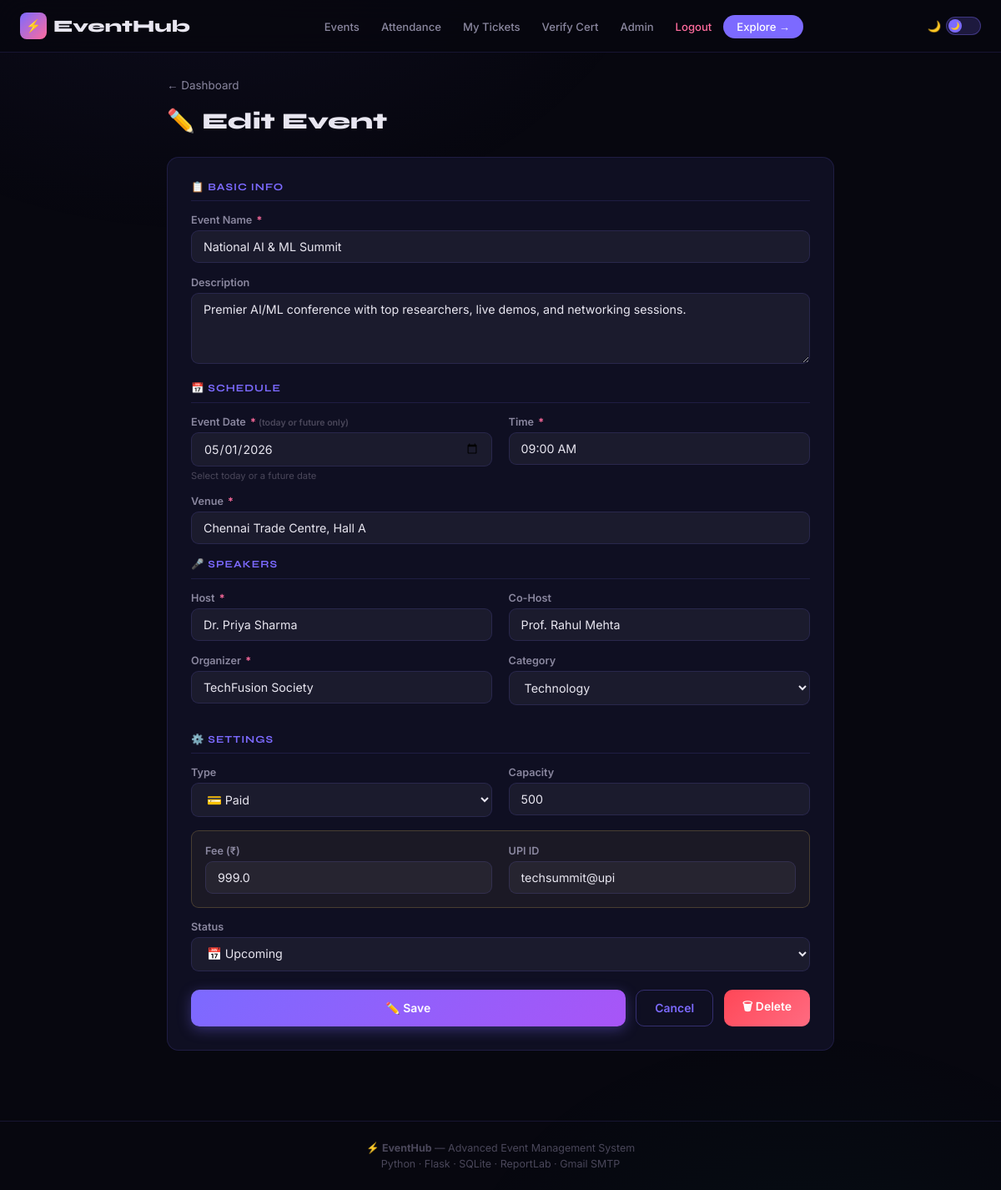
Screenshot of /admin/edit/1 (signed in) with the database file from the repository.
### tables this page shows
CREATE TABLE events(
        id INTEGER PRIMARY KEY AUTOINCREMENT,
        name TEXT NOT NULL,
        description TEXT,
        date TEXT NOT NULL,
        time TEXT NOT NULL,
        venue TEXT NOT NULL,
        host TEXT NOT NULL,
        co_host TEXT,
        organizer TEXT NOT NULL,
        category TEXT DEFAULT 'General',
        is_paid INTEGER DEFAULT 0,
        fee REAL DEFAULT 0,
        capacity INTEGER DEFAULT 200,
        upi TEXT DEFAULT 'events@upi',
        status TEXT DEFAULT 'upcoming',
        created_at TEXT DEFAULT(datetime('now'))
    );

### app.py (the view, shortened to what this page needs)
@app.route('/admin/edit/<int:eid>', methods=['GET','POST'])
@admin_only
def admin_edit(eid):
    ev = get_event(eid)
    if not ev: return redirect(url_for('admin_dash'))
    err = None; today = date.today().isoformat()
    return render_template('admin_form.html', ev=dict(ev), err=err, mode='edit', today=today, cats=list(THEMES.keys()))

### app.py (called while the page is built)
def get_db():
    c = sqlite3.connect(DB_PATH)
    c.row_factory = sqlite3.Row
    c.execute("PRAGMA foreign_keys=ON")
    return c

def get_event(eid):
    c = get_db(); ev = c.execute("SELECT * FROM events WHERE id=?", (eid,)).fetchone(); c.close(); return ev

def admin_only(f):
    @functools.wraps(f)
    def wrap(*a, **kw):
        if not session.get('admin'): return redirect(url_for('admin_login'))
        return f(*a, **kw)
    return wrap

### templates/admin_form.html (shortened to what this page needs)
{% extends "base.html" %}
{% block content %}
<div style="max-width:800px;margin:0 auto">
  <a href="{{ url_for('admin_dash') }}" style="display:inline-flex;align-items:center;gap:6px;color:var(--mu);text-decoration:none;font-size:.84rem;margin-bottom:1.2rem">← Dashboard</a>
  <h1 style="font-family:'Syne',sans-serif;font-size:1.7rem;font-weight:800;margin-bottom:1.65rem">{{('✏️ Edit Event' if mode=='edit' else '➕ Create New Event')}}</h1>
  <div style="background:var(--card);border:1px solid var(--bd);border-radius:14px;padding:1.75rem" class="ai">
    <form method="POST">
      <div style="font-family:'Syne',sans-serif;font-weight:700;font-size:.77rem;color:var(--p);text-transform:uppercase;letter-spacing:1px;margin-bottom:.95rem;padding-bottom:.6rem;border-bottom:1px solid var(--bd)">📋 Basic Info</div>
      <div class="fg"><label class="lbl">Event Name <span class="req">*</span></label><input type="text" name="name" class="fc" required value="{{ev.name if ev else ''}}"></div>
      <div class="fg"><label class="lbl">Description</label><textarea name="desc" class="fc" rows="3">{{ev.description if ev else ''}}</textarea></div>
      <div style="font-family:'Syne',sans-serif;font-weight:700;font-size:.77rem;color:var(--p);text-transform:uppercase;letter-spacing:1px;margin:1.1rem 0 .95rem;padding-bottom:.6rem;border-bottom:1px solid var(--bd)">📅 Schedule</div>
      <div class="g2">
        <div class="fg">
          <label class="lbl">Event Date <span class="req">*</span> <span style="font-size:.66rem;color:var(--di)">(today or future only)</span></label>
          <input type="date" name="date" id="df" class="fc" min="{{today}}" required value="{{ev.date if ev else ''}}">
          <div id="dh" style="font-size:.7rem;margin-top:4px;color:var(--di)">Select today or a future date</div>
        </div>
        <div class="fg"><label class="lbl">Time <span class="req">*</span></label><input type="text" name="time" class="fc" placeholder="09:00 AM" required value="{{ev.time if ev else ''}}"></div>
      </div>
      <div class="fg"><label class="lbl">Venue <span class="req">*</span></label><input type="text" name="venue" class="fc" required value="{{ev.venue if ev else ''}}"></div>
      <div style="font-family:'Syne',sans-serif;font-weight:700;font-size:.77rem;color:var(--p);text-transform:uppercase;letter-spacing:1px;margin:1.1rem 0 .95rem;padding-bottom:.6rem;border-bottom:1px solid var(--bd)">🎤 Speakers</div>
      <div class="g2">
        <div class="fg"><label class="lbl">Host <span class="req">*</span></label><input type="text" name="host" class="fc" required value="{{ev.host if ev else ''}}"></div>
        <div class="fg"><label class="lbl">Co-Host</label><input type="text" name="co_host" class="fc" value="{{ev.co_host if ev else ''}}"></div>
      </div>
      <div class="g2">
        <div class="fg"><label class="lbl">Organizer <span class="req">*</span></label><input type="text" name="organizer" class="fc" required value="{{ev.organizer if ev else ''}}"></div>
        <div class="fg"><label class="lbl">Category</label><select name="category" class="fc">{% for c in cats %}<option value="{{c}}" {% if ev and ev.category==c %}selected{% endif %}>{{c}}</option>{% endfor %}</select></div>
      </div>
      <div style="font-family:'Syne',sans-serif;font-weight:700;font-size:.77rem;color:var(--p);text-transform:uppercase;letter-spacing:1px;margin:1.1rem 0 .95rem;padding-bottom:.6rem;border-bottom:1px solid var(--bd)">⚙️ Settings</div>
      <div class="g2">
        <div class="fg"><label class="lbl">Type</label><select name="is_paid" id="ip" class="fc" onchange="document.getElementById('pf').style.display=this.value=='1'?'block':'none'"><option value="0" {% if not ev or not ev.is_paid %}selected{% endif %}>🆓 Free</option><option value="1" {% if ev and ev.is_paid %}selected{% endif %}>💳 Paid</option></select></div>
        <div class="fg"><label class="lbl">Capacity</label><input type="number" name="capacity" class="fc" min="1" value="{{ev.capacity if ev else '200'}}"></div>
      </div>
      <div id="pf" style="display:{% if ev and ev.is_paid %}block{% else %}none{% endif %};background:rgba(255,209,102,.05);border:1px solid rgba(255,209,102,.2);border-radius:9px;padding:1rem;margin-bottom:.9rem">
        <div class="g2"><div class="fg" style="margin:0"><label class="lbl">Fee (₹)</label><input type="number" name="fee" class="fc" min="0" value="{{ev.fee if ev else '0'}}"></div><div class="fg" style="margin:0"><label class="lbl">UPI ID</label><input type="text" name="upi" class="fc" placeholder="org@upi" value="{{ev.upi if ev else ''}}"></div></div>
      </div>
      <div class="fg"><label class="lbl">Status</label><select name="status" class="fc"><option value="upcoming" {% if not ev or ev.status=='upcoming' %}selected{% endif %}>📅 Upcoming</option></select></div>
      <div style="display:flex;gap:.8rem;margin-top:1.4rem;flex-wrap:wrap">
        <button type="submit" class="btn btn-p" style="flex:1;justify-content:center;padding:12px">{{('✏️ Save' if mode=='edit' else '➕ Create Event')}}</button>
        <a href="{{ url_for('admin_dash') }}" class="btn btn-o">Cancel</a>
        {% if mode=='edit' %}<form method="POST" action="{{ url_for('admin_delete',eid=ev.id) }}" onsubmit="return confirm('Delete permanently?')" style="margin:0"><button type="submit" class="btn btn-d">🗑 Delete</button></form>{% endif %}
      </div>
    </form>
  </div>
</div>
{% endblock %}

### templates/base.html (style rules this page uses)
[data-theme="dark"] { --bg:#07070f;--bg2:#0d0d1a;--card:#0f0f22;--card2:#141435; --p:#7c6aff;--p2:#a29bfe;--acc:#ff6b9d;--gr:#00d4aa;--gold:#ffd166; --tx:#e8e6f0;--mu:#8a879f;--di:#4a475a; --bd:rgba(124,106,255,.15);--bd2:rgba(124,106,255,.35); --nav:rgba(7,7,15,.9);--inp:rgba(255,255,255,.05);--sh:rgba(0,0,0,.5); }
*,::before,::after { margin:0;padding:0;box-sizing:border-box }
html { scroll-behavior:smooth }
body { font-family:'Inter',sans-serif;background:var(--bg);color:var(--tx);min-height:100vh;overflow-x:hidden;transition:background .3s,color .3s }
body::before { content:'';position:fixed;inset:0;background:radial-gradient(ellipse 80% 50% at 20% -10%,rgba(124,106,255,.07),transparent 60%),radial-gradient(ellipse 60% 40% at 80% 110%,rgba(0,212,170,.04),transparent 60%);pointer-events:none;z-index:0 }
.btn { display:inline-flex;align-items:center;gap:6px;padding:10px 22px;border-radius:10px;font-family:'Inter',sans-serif;font-size:.87rem;font-weight:600;cursor:pointer;transition:all .2s;border:none;text-decoration:none }
.btn-p { background:linear-gradient(135deg,#7c6aff,#a855f7);color:#fff;box-shadow:0 4px 16px rgba(124,106,255,.35) }
.btn-o { background:transparent;color:var(--p);border:1.5px solid var(--bd2) }
.btn-d { background:linear-gradient(135deg,#ff4757,#ff6b81);color:#fff }
.fg { margin-bottom:1rem }
.lbl { display:block;font-size:.79rem;font-weight:600;color:var(--mu);margin-bottom:5px }
.req { color:var(--acc);margin-left:2px }
.fc { width:100%;padding:10px 14px;background:var(--inp);border:1.5px solid var(--bd);border-radius:9px;color:var(--tx);font-family:'Inter',sans-serif;font-size:.89rem;transition:all .2s;outline:none }
.fc::placeholder { color:var(--di) }
select.fc option { background:var(--bg2);color:var(--tx) }
textarea.fc { resize:vertical;min-height:85px }
.g2 { display:grid;grid-template-columns:repeat(2,1fr);gap:1.2rem }
.ai { animation:fadeUp .42s ease forwards }

### rows the page displays
events: name "National AI & ML Summit", desc "Premier AI/ML conference with top researchers, live demos, and networking sessions.", date "05/01/2026", time "09:00 AM", venue "Chennai Trade Centre, Hall A", host "Dr. Priya Sharma", co_host "Prof. Rahul Mehta", organizer "TechFusion Society", category "Technology", is_paid "💳 Paid", capacity "500", fee "999.0", upi "techsummit@upi", status "📅 Upcoming"

### other values shown
{{ ('✏️ Edit Event' if mode=='edit' else '➕ Create New Event') }} "✏️ Edit Event"
{{ ('✏️ Save' if mode=='edit' else '➕ Create Event') }} "✏️ Save"
